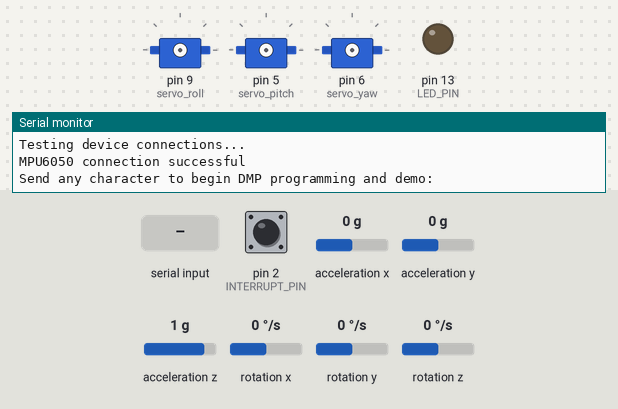
Simulated run of this sketch. Board: Arduino Uno, built with avr-gcc and run on an emulated ATmega328P. On the bench: 3 × servo, output pins drawn as LEDs (lit = HIGH), the last lines printed to the serial monitor. Dashed ring = blinking. The test bench sets the inputs (shaded band); at power-on: acceleration y 0 g, acceleration x 0 g, acceleration z 1 g, pin 2 (INTERRUPT_PIN) LOW, rotation x 0 °/s, rotation y 0 °/s, rotation z 0 °/s. The sensor or clock chip raises its interrupt line as the real part does.

Above: at 0.9 s.
1.0 s: "1\n" received over Serial
At 1.96 s:
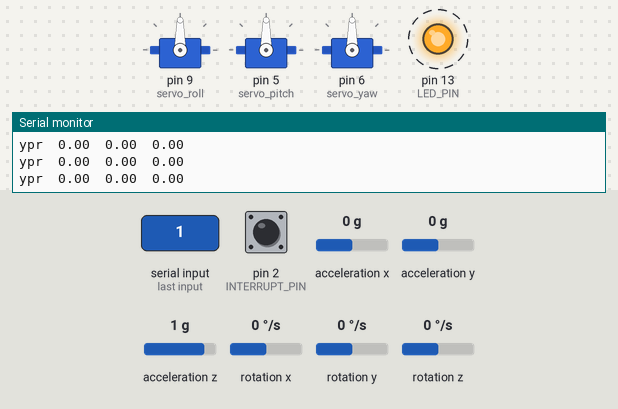
4.0 s: acceleration y set to -0.2 g
At 5.3 s:
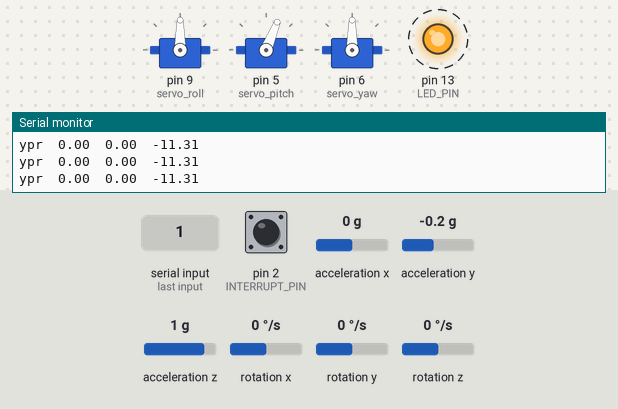
7.0 s: acceleration x set to -1.4 g
At 8.05 s:
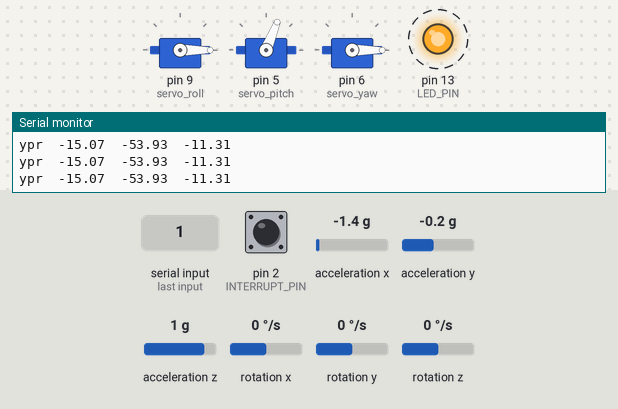
10.0 s: acceleration z set to -1.4 g
At 10.21 s:
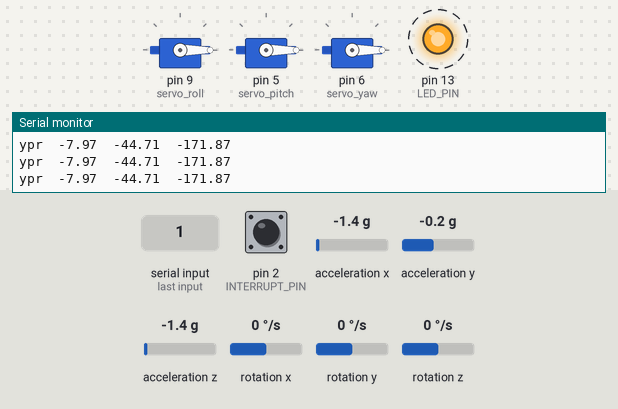
13.0 s: acceleration x set to 0 g
At 13.29 s:
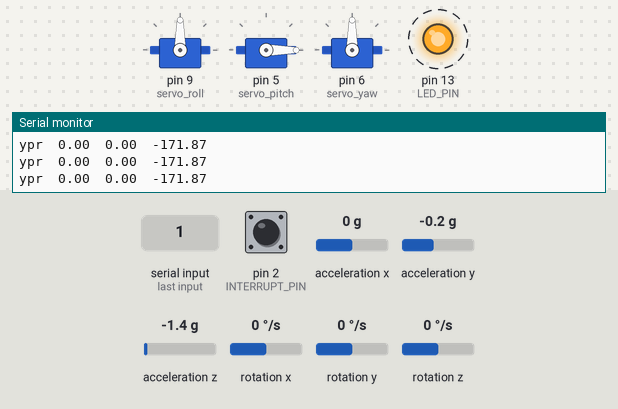
16.0 s: acceleration y set to 0.8 g
At 16.96 s:
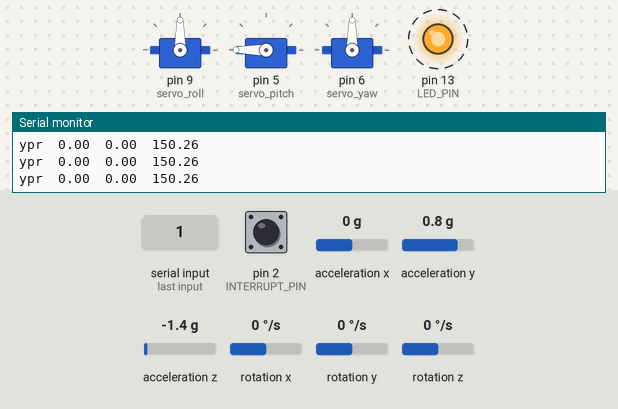
Timing chart, 0 to 20.0 s (numbered marks = the images above; inputs shaded):
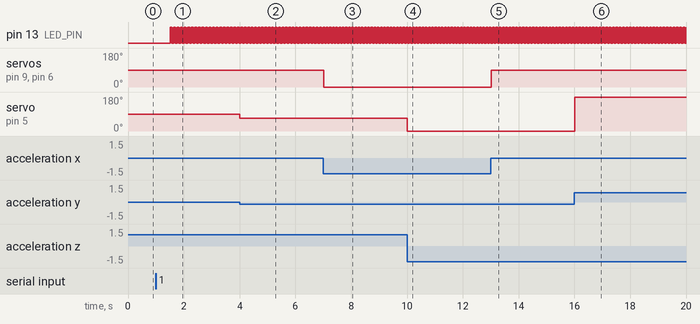

The sketch:

fbwa_v0.0.0.ino
```cpp
#include "I2Cdev.h"
#include "MPU6050_6Axis_MotionApps20.h"
#include "Servo.h"

#if I2CDEV_IMPLEMENTATION == I2CDEV_ARDUINO_WIRE
#include "Wire.h"
#endif

MPU6050 mpu;

#define OUTPUT_READABLE_YAWPITCHROLL

#define INTERRUPT_PIN 2  // use pin 2 on Arduino Uno & most boards
#define LED_PIN 13 // (Arduino is 13, Teensy is 11, Teensy++ is 6)
bool blinkState = false;

// MPU control/status vars
bool dmpReady = false;  // set true if DMP init was successful
uint8_t mpuIntStatus;   // holds actual interrupt status byte from MPU
uint8_t devStatus;      // return status after each device operation (0 = success, !0 = error)
uint16_t packetSize;    // expected DMP packet size (default is 42 bytes)
uint16_t fifoCount;     // count of all bytes currently in FIFO
uint8_t fifoBuffer[64]; // FIFO storage buffer

// orientation/motion vars
Quaternion q;           // [w, x, y, z]         quaternion container
VectorInt16 aa;         // [x, y, z]            accel sensor measurements
VectorInt16 aaReal;     // [x, y, z]            gravity-free accel sensor measurements
VectorInt16 aaWorld;    // [x, y, z]            world-frame accel sensor measurements
VectorFloat gravity;    // [x, y, z]            gravity vector
float ypr[3];           // [yaw, pitch, roll]   yaw/pitch/roll container and gravity vector

// packet structure for InvenSense teapot demo
uint8_t teapotPacket[14] = { '$', 0x02, 0, 0, 0, 0, 0, 0, 0, 0, 0x00, 0x00, '\r', '\n' };


volatile bool mpuInterrupt = false;     // indicates whether MPU interrupt pin has gone high
void dmpDataReady() {
  mpuInterrupt = true;
}


Servo servo_roll;
Servo servo_pitch;
Servo servo_yaw;


const int Kp_r = 5;
const int Kp_p = 3;
const int Kp_y = 1;

void setup() {

  // join I2C bus (I2Cdev library doesn't do this automatically)
#if I2CDEV_IMPLEMENTATION == I2CDEV_ARDUINO_WIRE
  Wire.begin();
  Wire.setClock(400000); // 400kHz I2C clock. Comment this line if having compilation difficulties
#elif I2CDEV_IMPLEMENTATION == I2CDEV_BUILTIN_FASTWIRE
  Fastwire::setup(400, true);
#endif

  // initialize serial communication
  // (115200 chosen because it is required for Teapot Demo output, but it's
  // really up to you depending on your project)
  Serial.begin(115200);
  while (!Serial); // wait for Leonardo enumeration, others continue immediately

  // initialize device
  Serial.println(F("Initializing I2C devices..."));
  mpu.initialize();
  pinMode(INTERRUPT_PIN, INPUT);

  // verify connection
  Serial.println(F("Testing device connections..."));
  Serial.println(mpu.testConnection() ? F("MPU6050 connection successful") : F("MPU6050 connection failed"));

  // wait for ready
  Serial.println(F("\nSend any character to begin DMP programming and demo: "));
  while (Serial.available() && Serial.read()); // empty buffer
  while (!Serial.available());                 // wait for data
  while (Serial.available() && Serial.read()); // empty buffer again

  // load and configure the DMP
  Serial.println(F("Initializing DMP..."));
  devStatus = mpu.dmpInitialize();

  // supply your own gyro offsets here, scaled for min sensitivity
  mpu.setXGyroOffset(220);
  mpu.setYGyroOffset(76);
  mpu.setZGyroOffset(-85);
  mpu.setZAccelOffset(1788); // 1688 factory default for my test chip

  // make sure it worked (returns 0 if so)
  if (devStatus == 0) {
    // Calibration Time: generate offsets and calibrate our MPU6050
    mpu.CalibrateAccel(6);
    mpu.CalibrateGyro(6);
    mpu.PrintActiveOffsets();
    // turn on the DMP, now that it's ready
    Serial.println(F("Enabling DMP..."));
    mpu.setDMPEnabled(true);

    // enable Arduino interrupt detection
    Serial.print(F("Enabling interrupt detection (Arduino external interrupt "));
    Serial.print(digitalPinToInterrupt(INTERRUPT_PIN));
    Serial.println(F(")..."));
    attachInterrupt(digitalPinToInterrupt(INTERRUPT_PIN), dmpDataReady, RISING);
    mpuIntStatus = mpu.getIntStatus();

    // set our DMP Ready flag so the main loop() function knows it's okay to use it
    Serial.println(F("DMP ready! Waiting for first interrupt..."));
    dmpReady = true;

    // get expected DMP packet size for later comparison
    packetSize = mpu.dmpGetFIFOPacketSize();
  } else {
    // ERROR!
    // 1 = initial memory load failed
    // 2 = DMP configuration updates failed
    // (if it's going to break, usually the code will be 1)
    Serial.print(F("DMP Initialization failed (code "));
    Serial.print(devStatus);
    Serial.println(F(")"));
  }

  // configure LED for output
  pinMode(LED_PIN, OUTPUT);


  servo_roll.attach(9);
  servo_pitch.attach(5);
  servo_yaw.attach(6);
}


void loop() {
  if (!dmpReady) return;
  if (mpu.dmpGetCurrentFIFOPacket(fifoBuffer)) { // Get the Latest packet

#ifdef OUTPUT_READABLE_YAWPITCHROLL
    mpu.dmpGetQuaternion(&q, fifoBuffer);
    mpu.dmpGetGravity(&gravity, &q);
    mpu.dmpGetYawPitchRoll(ypr, &q, &gravity);
    Serial.print("ypr\t");
    Serial.print(ypr[0] * 180 / M_PI);
    Serial.print("\t");
    Serial.print(ypr[1] * 180 / M_PI);
    Serial.print("\t");
    Serial.println(ypr[2] * 180 / M_PI);

    int angle_roll = map(ypr[1] * 180 / M_PI * Kp_r, -90, 90, 30, 150);
    int angle_pitch = map(ypr[2] * 180 / M_PI * Kp_p, -90, 90, 30, 150);
    int angle_yaw = angle_roll * Kp_y;

    servo_roll.write(angle_roll);
    servo_pitch.write(angle_pitch);
    servo_yaw.write(angle_yaw);

#endif

    // blink LED to indicate activity
    blinkState = !blinkState;
    digitalWrite(LED_PIN, blinkState);
  }
}
```

Measured:
- the behaviour switches between 0 and -0.1 g on acceleration y (found by bisection; images 1 and 2)
- after the input at 1.0 s, pin 13 (LED_PIN): alternates HIGH for 0.01 s and LOW for 0.01 s, starting after 0.52 s
- after the input at 4.0 s, servo on pin 5 (servo_pitch): 90° → 68° at once
- after the input at 7.0 s, servo on pin 9 (servo_roll), servo on pin 6 (servo_yaw): 90° → 0° at once
- after the input at 10.0 s, servo on pin 5 (servo_pitch): 68° → 0° at once
- after the input at 13.0 s, servo on pin 9 (servo_roll), servo on pin 6 (servo_yaw): 0° → 90° at once
- after the input at 16.0 s, servo on pin 5 (servo_pitch): 0° → 180° at once
